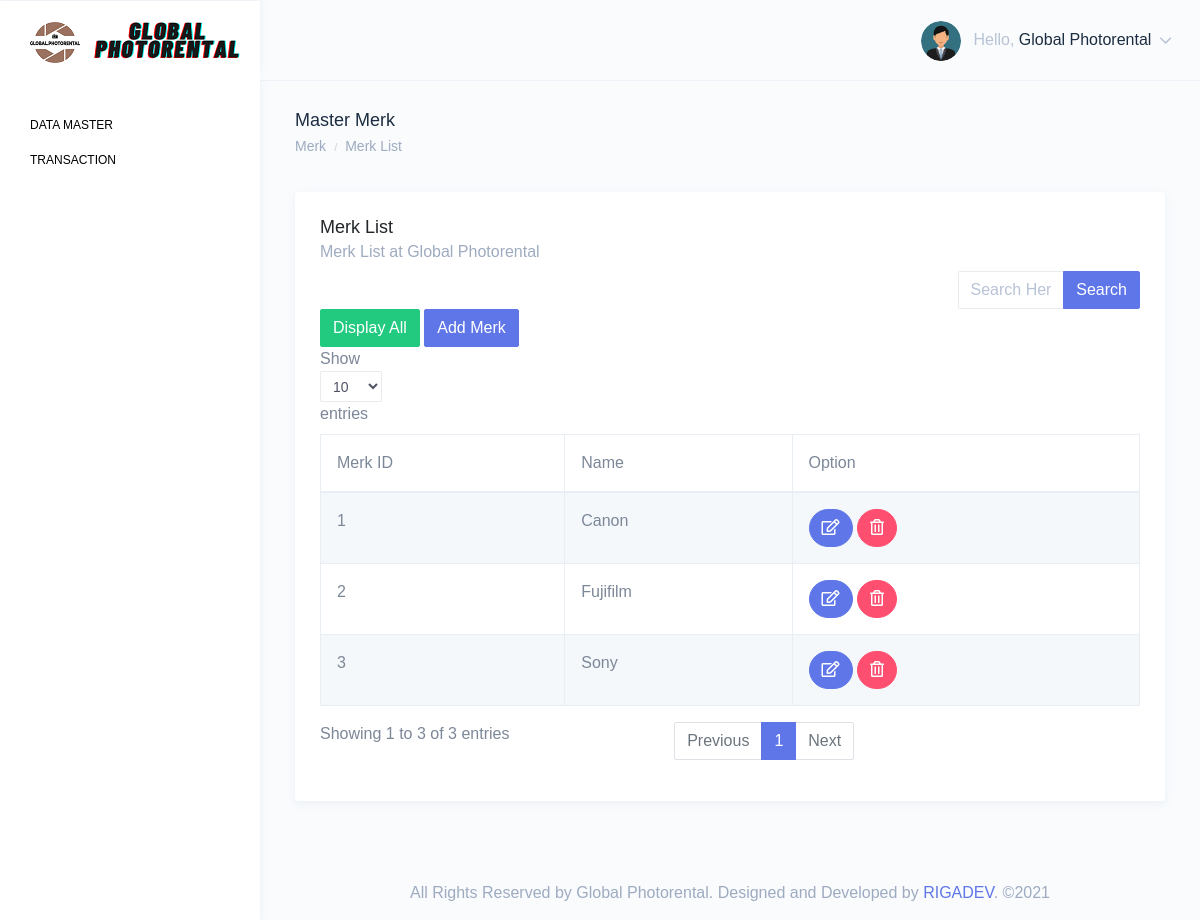
/merk.php (signed in), run on the app's committed database.
### tables this page shows
CREATE TABLE `merk_tbl` (
  `id` int(11) NOT NULL,
  `name` varchar(50) DEFAULT NULL
);

### merk.php (the view, shortened to what this page needs)
<?php include 'include/head.php'; ?>
<body>
    <div id="main-wrapper" data-theme="light" data-layout="vertical" data-navbarbg="skin6" data-sidebartype="full" data-sidebar-position="fixed" data-header-position="fixed" data-boxed-layout="full">
        <?php include 'include/header.php'; ?>
        <?php include 'include/aside.php'; ?>
        <div class="page-wrapper">
            <div class="page-breadcrumb">
                <div class="row">
                    <div class="col-7 align-self-center">
                        <h4 class="page-title text-truncate text-dark font-weight-medium mb-1">Master Merk</h4>
                        <div class="d-flex align-items-center">
                            <nav aria-label="breadcrumb">
                                <ol class="breadcrumb m-0 p-0">
                                    <li class="breadcrumb-item"><a href="index.html" class="text-muted">Merk</a></li>
                                    <li class="breadcrumb-item text-muted active" aria-current="page">Merk List</li>
                                </ol>
                            </nav>
                        </div>
                    </div>
                </div>
            </div>
            <div class="container-fluid">
                <div class="row">
                    <div class="col-12">
                        <div class="card">
                            <div class="card-body">
                                <h4 class="card-title">Merk List</h4>
                                <h5 class="card-subtitle">Merk List at Global Photorental</h5>
                                <?php
                                if (isset($_GET)) {
                                    $search = $_GET['search'];
                                }
                                if (empty($search)) {
                                    $customSearch = "";
                                }
                                ?>
                                <div class="row">
                                    <div class="col-3"></div>
                                    <div class="col-3"></div>
                                    <div class="col-3"></div>
                                    <div class="col-3">
                                        <form action="" method="GET">
                                            <div class="input-group">
                                                <input type="text" class="form-control" name="search" placeholder="Search Here" value="<?=$search?>" />
                                                <div class="input-group-append">
                                                    <button class="btn btn-primary" type="submit" >Search</button>
                                                </div>
                                            </div>
                                        </form>
                                    </div>
                                </div>
                                <?php
                                include 'config/connection.php';
                                $query = "SELECT a.id, a.name
                                            FROM `merk_tbl` a
                                            WHERE 1 $customSearch order by a.id";
                                $result = mysqli_query($dbc, $query);
                                ?>
                                <a href="merk"><button class="btn btn-success text-center">Display All</button></a>
                                <button type="button" class="btn btn-primary" data-toggle="modal" data-target="#myModal">Add Merk</button>
                                <div class="table-responsive">
                                    <?php if (mysqli_num_rows($result) >= 1) { ?>
                                        <table id="example" class="table table-striped table-bordered no-wrap">
                                            <thead>
                                                <tr>
                                                    <th scope="col">Merk ID</th>
                                                    <th scope="col">Name</th>
                                                    <th scope="col">Option</th>
                                                </tr>
                                            </thead>
                                            <tbody>
                                                <?php
                                                $i = 1;
                                                while ($data = mysqli_fetch_array($result)) { ?>
                                                    <tr>
                                                        <td><?= $i++ ?></td>
                                                        <td><?= $data['name']; ?></td>
                                                        <td>
                                                            <a href="#" data-toggle="modal" data-target="#updateUser<?= $data['id']; ?>">
                                                                <button type="button" class="btn btn-info btn-rounded"><i class="far fa-edit"></i> </button>
                                                            </a>
                                                            <a href="#" data-toggle="modal" data-target="#deleteUser<?= $data['id']; ?>">
                                                                <button type="button" class="btn btn-danger btn-rounded"><i class="far fa-trash-alt"></i> </button>
                                                            </a>
                                                        </td>
                                                    </tr>
                                                <?php }
                                                mysqli_close($dbc); ?>
                                            </tbody>
                                        </table>
                                    <?php } else {
                                        echo "<h4>No data display</h4>";
                                    }
                                    ?>
                                </div>
                            </div>
                        </div>
                    </div>
                </div>
            </div>
            <?php include 'include/footer.php'; ?>
        </div>
    </div>
</body>
</html>

### data on the page
merk_tbl: name "Canon"
merk_tbl: name "Fujifilm"
merk_tbl: name "Sony"

### other printed values
$fullname "Global Photorental"
